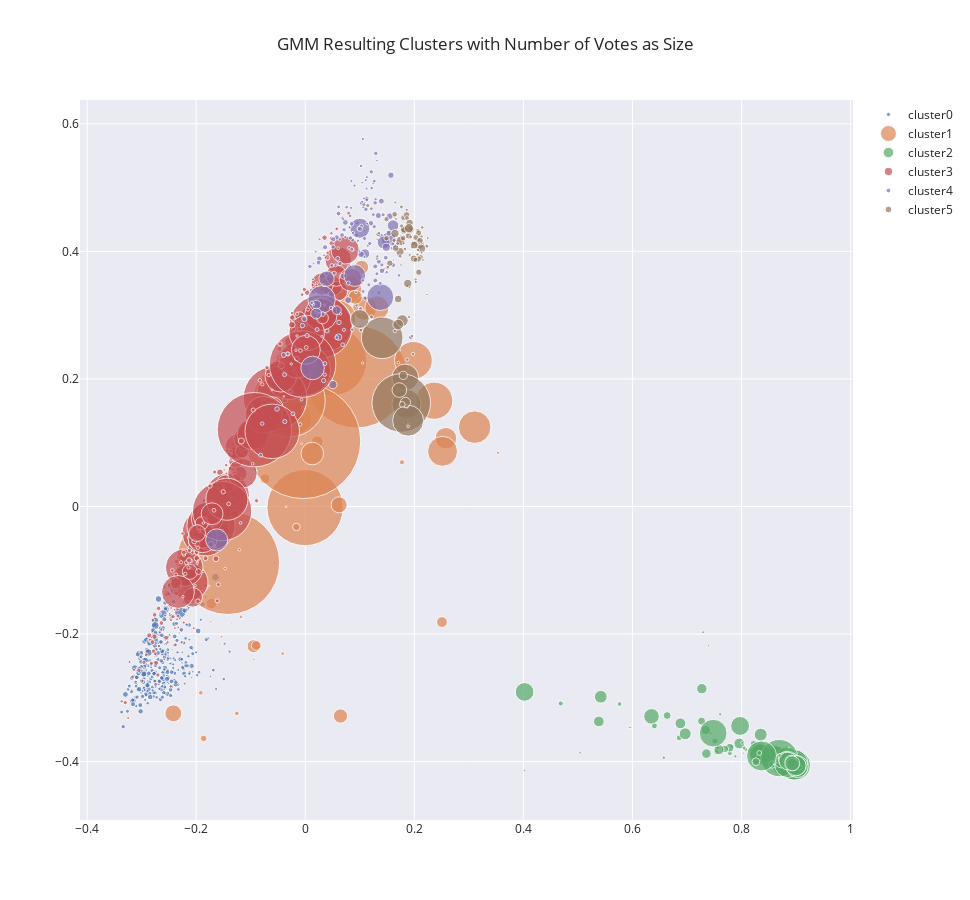

Source (notebook cell):
### Code cell
# TODO: Fix title and ledgent and add explaination
fig = scatter_with_size(gmm_graph, 'GMM')
py.iplot(fig)

### Figure 1 — Plotly figure (JSON) as saved in the notebook; plotly's stock layout.template omitted (floating-point values rounded to 4 significant figures; data arrays with more than 128 entries replaced by an {"elided": "..."} marker saying what was removed)
{"data": [{"hoverinfo": "text", "marker": {"size": {"elided": "347 float values"}}, "mode": "markers", "name": "cluster0", "text": {"elided": "347 str values"}, "type": "scatter", "x": {"elided": "347 float values"}, "y": {"elided": "347 float values"}}, {"hoverinfo": "text", "marker": {"size": [2.514, 2.793, 24.21, 68.79, 13.13, 12.28, 2.993, 10.67, 2.877, 2.8, 16.91, 9.745, 5.02, 76.29, 14.19, 14.37, 2.298, 2.577, 29.16, 10.22, 2.2, 5.352, 2.03, 14.13, 102.6, 16.05, 2.506, 3.709, 11.77, 6.63, 1.811, 31.33, 37.21, 3.779, 2.561, 23.26, 1.778, 114.9, 4.858, 21.61, 9.233, 2.04, 0.9165, 29.96, 3.606, 1.625, 7.558, 5.204, 3.742, 32.57, 1.97, 14.33, 3.376, 22.6, 10.89, 72.7, 2.349, 24.26, 4.712, 11.87, 34.08, 4.707, 37.76, 3.572, 103.6]}, "mode": "markers", "name": "cluster1", "text": ["Avshalom", "Adamit", "Ofaqim", "Ashdod", "Beit Jann", "Bene Ayish", "Bezet", "Julis", "Ge'ule Teman", "Gevulot", "Daliyat Al-Karmel", "Hurfeish", "Hinnanit", "Haifa", "Hazor HaGelilit", "Harish", "Hermesh", "Harashim", "Tiberias", "Yanuh-Jat", "Yahel", "Yinnon", "Yafit", "Yeroham", "Jerusalem", "Yirka", "Kissufim", "Kelil", "Kisra-Sumei", "Kafar Kama", "Kerem Shalom", "Karmi'el", "Lod", "Luzit", "Majdal Shams", "Migdal HaEmeq", "Mas'ade", null, "Ma'ale Efrayim", "Ma'alot-Tarshiha", "Mizpe Ramon", "Mattat", "Newe Zohar", "Nazerat Illit", "Nofekh", "Nizzana (Qehilat Hinuh)", "Sajur", "Ghajar", "Ein Al-Asad", "Akko", "Amuqqa", "Isifya", "Arab Al Naim", "Arad", "Peqi'in (Buqei'a)", "Petah Tiqwa", "Ziv'on", "Zefat", "Zor'a", "Qazrin", "Qiryat Gat", "Reihaniyye", "Ramla", "Shani", "Tel Aviv - Yafo"], "type": "scatter", "x": [-0.00156, -0.0559, 0.1088, 0.04986, -0.09474, 0.04845, -0.1654, -0.1721, 0.1343, -0.1537, -0.242, -0.08982, 0.151, -0.0004261, 0.1032, 0.02923, 0.008591, -0.09449, 0.07716, -0.07412, -0.2166, 0.1017, 0.04995, 0.09177, 0.09352, 0.06217, -0.1733, -0.04145, 0.02203, -0.1865, 0.01752, -0.01712, 0.2365, 0.01063, -0.2313, 0.06208, -0.1663, -0.003588, 0.06416, 0.2579, 0.04111, -0.101, 0.005569, 0.2518, -0.05342, -0.03496, -0.0163, 0.1774, -0.118, 0.3107, -0.2046, 0.0646, 0.3534, 0.01289, 0.2507, -0.03005, -0.1567, 0.1313, -0.1915, 0.01072, 0.06128, -0.1255, 0.1984, -0.003491, -0.1419], "y": [0.09991, -0.08842, 0.311, 0.2278, -0.219, 0.2576, -0.06621, -0.1522, 0.2447, -0.2042, -0.3243, -0.2179, 0.3748, -0.001662, 0.3749, 0.2014, 0.251, -0.2399, 0.3401, 0.0434, -0.1714, 0.3085, 0.366, 0.3281, 0.2034, 0.002619, -0.1808, -0.2305, 0.1015, -0.3636, 0.08426, 0.139, 0.1658, 0.2368, -0.1983, 0.2908, -0.1873, 0.1024, 0.3393, 0.107, 0.1983, -0.1741, 0.1575, 0.0865, 0.2, -0.0003952, -0.03211, 0.0693, -0.1729, 0.1244, -0.1936, -0.3285, 0.08415, 0.08299, -0.1812, 0.1659, -0.2157, 0.3115, -0.2921, 0.215, 0.296, -0.3244, 0.2291, 0.1545, -0.08815]}, {"hoverinfo": "text", "marker": {"size": [4.879, 10.43, 15.61, 1.281, 7.31, 3.655, 7.808, 9.319, 4.8, 6.815, 30.02, 4.817, 6.806, 4.534, 16.19, 5.963, 2.04, 2.289, 15.79, 9.024, 21.8, 13.15, 11.97, 6.079, 13.37, 10.84, 13.36, 20.06, 14.25, 2.905, 14.06, 7.815, 13.56, 14.03, 3.418, 16.59, 15.31, 3.092, 4.118, 4.821, 4.299, 11.38, 10.7, 3.305, 3.677, 12.91, 5.119, 9.629, 15.57, 28.37, 5.303, 22.99, 27.1, 5.378, 18.66, 16.32, 9.235, 2.577, 5.15, 14.42, 9.411, 8.476, 14.92, 20.43, 18.93, 6.867, 21.15, 19.25, 12.32, 17.83, 18.66, 7.894, 9.462, 5.803, 3.15, 4.87, 13.3, 8.558, 15.58, 12.31, 6.465, 2.615, 15.53, 5.936, 2.661, 37.34, 1.833, 7.316, 26.18, 3.329, 7.542, 3.995, 7.164, 2.638, 1.114, 10.81, 11.49, 2.341, 16.26, 6.181, 3.863, 21.97, 4.686, 19.1, 14.3, 14.45, 8.01, 5.448, 4.147, 3.924, 2.173, 20.43, 5.943, 12.75, 2.706, 3.382, 30.03, 4.833, 5.103, 17.62, 10.08, 11.62, 7.754, 12.33, 27.71, 14.93, 1.386, 2.871]}, "mode": "markers", "name": "cluster2", "text": ["Abu Juway'ad", "Abu Ghosh", "Abu Sinan", "Abu 'Abdun", "Abu Kuraynat", "Abu Qureinat", "Abu Rubay'a", "Abu Rukayyek", "Abu Tulul", "Ibtin", "Umm al-Fahm", "Umm Al-Qutuf", "Umm Batin", "Atrash", "Iksal", "Al Sayyid", "Al-Aryan", "Asad", "I'billin", "A'sam", "Baqa Al-Gharbiyye", "Bu'eine-Nujeidat", "Bir El-Maksur", "Bir Hadage", "Basma", "Basmat Tab'un", "Bi'ne", "Judeide-Maker", "Jaljulye", "Janabib", "Jisr Az-Zarqa", "Jish(Gush Halav)", "Jatt", "Daburiyya", "Dahi", "Deir Al-Asad", "Deir Hanna", "Demeide", "Derig'at", "Al-Hawashila", "Al-Huzayyil", "Zemer", "Zarzir", "Khawaled", "Hussniyya", "Hura", "Hamam", "Tuba-Zangariyye", "Tur'an", "Tayibe", "Tayibe(Baemeq)", "Tire", "Tamra", "Tamra (Yizre'el)", "Yafi", "Kabul", "Kaokab Abu Al-Hija", "Kochlea", "Kamane", "Kuseife", "Ka'abiyye-Tabbash-Hajajre", "Kafar Bara", "Kafar Yasif", "Kafar Kanna", "Kafar Manda", "Kafar Misr", "Kafar Qasem", "Kafar Qara", "Laqye", "Majd al-Kurum", "Mughar", "Muqeible", "Mazra'a", "Meiser", "Makchul", "Manshiyyet Zabda", "Mas'udin al 'Azazma", "Mi'elya", "Ma'ale Iron", "Meshhed", "Na'ura", "Newe Shalom", "Nahef", "Nein", "An-Nasasira", "Nazareth", "Sawa'id(Hamriyye)", "Sulam", "Sakhnin", "Sayyid", "Sallama", "Sa'Wa", "Uzeir", "Al-'Ukbi", "Al-'Atawina", "Eilabun", "Ilut", "Ein Hod", "Ein Mahel", "Ein Naqquba", "Ein Rafa", "Arrabe", "Aramsha", "Ar'ara", "Ar'ara-BaNegev", "Fureidis", "Fassuta", "Sandala", "Kabbu'a", "Kudayrat as-Sani'", "Kawa'in", "Qalansawe", "Qasr A-Sir", "Rame", "Ras Al-Ein", "Ras Ali", "Rahat", "Rummane", "Rumat Heib", "Reine", "Shibli-Umm Al-Ghanam", "Segev-Shalom", "Sheikh Dannun", "Sha'ab", "Shefar'am", "Tel Sheva", "Tarabin as-Sani'", "Tarabin As-Sani"], "type": "scatter", "x": [0.8555, 0.7273, 0.635, 0.913, 0.8592, 0.6576, 0.8661, 0.8957, 0.8982, 0.8756, 0.8993, 0.8801, 0.8934, 0.8447, 0.8943, 0.6858, 0.906, 0.8042, 0.8268, 0.8967, 0.8917, 0.84, 0.6969, 0.9034, 0.885, 0.7961, 0.8881, 0.894, 0.8649, 0.7433, 0.8821, 0.6638, 0.8909, 0.8973, 0.8709, 0.8584, 0.8846, 0.7888, 0.8078, 0.834, 0.7827, 0.8945, 0.5385, 0.8427, 0.8185, 0.8353, 0.7542, 0.7357, 0.8697, 0.8961, 0.8513, 0.8766, 0.897, 0.869, 0.8643, 0.9046, 0.9052, 0.4023, 0.872, 0.85, 0.7344, 0.8963, 0.8333, 0.8627, 0.7975, 0.8224, 0.8341, 0.883, 0.8858, 0.9013, 0.4022, 0.8947, 0.8934, 0.8925, 0.8016, 0.7787, 0.8981, 0.7783, 0.8997, 0.894, 0.8315, 0.5956, 0.8909, 0.6404, 0.8946, 0.8694, 0.7541, 0.8566, 0.8848, 0.7609, 0.7696, 0.8048, 0.8709, 0.8792, 0.8872, 0.6881, 0.8973, 0.903, 0.8937, 0.7513, 0.7562, 0.9024, 0.5764, 0.9008, 0.873, 0.8808, 0.7268, 0.9068, 0.8706, 0.86, 0.7396, 0.8999, 0.8809, 0.542, 0.5042, 0.8898, 0.8369, 0.8326, 0.4685, 0.8848, 0.7588, 0.8907, 0.8265, 0.8939, 0.7482, 0.8931, 0.7828, 0.7299], "y": [-0.3914, -0.2856, -0.3291, -0.4121, -0.399, -0.3939, -0.3966, -0.4052, -0.4063, -0.3993, -0.4056, -0.3959, -0.4014, -0.3989, -0.4029, -0.3626, -0.4063, -0.3868, -0.384, -0.4047, -0.4044, -0.3955, -0.3564, -0.4071, -0.4036, -0.3716, -0.4005, -0.4028, -0.4003, -0.356, -0.3984, -0.3277, -0.4043, -0.4065, -0.3939, -0.3853, -0.3981, -0.3918, -0.3808, -0.4028, -0.3759, -0.4047, -0.337, -0.398, -0.3878, -0.3576, -0.3851, -0.3874, -0.3889, -0.4068, -0.3902, -0.4045, -0.4021, -0.4052, -0.3898, -0.4071, -0.41, -0.414, -0.3954, -0.3978, -0.3504, -0.4069, -0.3806, -0.391, -0.344, -0.3722, -0.3883, -0.3916, -0.4033, -0.4056, -0.2907, -0.4063, -0.4052, -0.4012, -0.3705, -0.3869, -0.4076, -0.3781, -0.4055, -0.4016, -0.3945, -0.3462, -0.4009, -0.3439, -0.4094, -0.3945, -0.3889, -0.4046, -0.4044, -0.3257, -0.3801, -0.3785, -0.3992, -0.4037, -0.3778, -0.3399, -0.4031, -0.4123, -0.4001, -0.3678, -0.3782, -0.4078, -0.3096, -0.4063, -0.3985, -0.3959, -0.3364, -0.4091, -0.3906, -0.4016, -0.2178, -0.4063, -0.3985, -0.2983, -0.3861, -0.3944, -0.391, -0.3864, -0.3088, -0.3989, -0.3813, -0.3993, -0.4002, -0.4045, -0.3554, -0.4028, -0.4042, -0.197]}, {"hoverinfo": "text", "marker": {"size": {"elided": "374 float values"}}, "mode": "markers", "name": "cluster3", "text": {"elided": "374 str values"}, "type": "scatter", "x": {"elided": "374 float values"}, "y": {"elided": "374 float values"}}, {"hoverinfo": "text", "marker": {"size": {"elided": "197 float values"}}, "mode": "markers", "name": "cluster4", "text": {"elided": "197 str values"}, "type": "scatter", "x": {"elided": "197 float values"}, "y": {"elided": "197 float values"}}, {"hoverinfo": "text", "marker": {"size": [5.611, 5.94, 2.713, 6.406, 4.205, 3.347, 5.352, 8.117, 26.76, 6.803, 9.165, 3.359, 10.38, 5.25, 3.888, 3.268, 1.149, 3.15, 41.63, 29.22, 58.57, 4.308, 3.262, 5.378, 3.975, 5.095, 18.83, 3.831, 7.71, 5.25, 4.123, 3.237, 1.939, 4.984, 3.382, 8.302, 8.433, 2.85, 8.364, 3.406, 6.416, 6.331, 11.89, 2.315, 10.66, 2.4, 4.21, 2.919, 2.939, 6.347, 31.0, 5.524, 3.447, 2.933, 3.682, 5.47, 3.341, 3.181, 6.465, 2.661, 6.788, 2.236, 3.811, 4.812, 3.323, 6.815, 7.43, 3.175, 2.953, 4.099, 3.013, 4.591, 3.072, 7.558, 3.079, 8.144, 7.365, 1.625, 8.146, 4.142, 3.72, 6.109, 2.646, 5.807, 9.132, 2.706, 10.15, 3.805, 3.521, 4.069, 6.4, 3.329, 14.64, 3.693, 3.527, 3.341, 2.973, 7.925, 2.126, 5.052, 3.187, 3.175, 5.903]}, "mode": "markers", "name": "cluster5", "text": ["Even Shemu'el", "Avne Hefez", "Or HaGanuz", "Ahi'ezer", "Itamar", "Alumma", "Elon More", "Allon Shevut", "El'ad", "El'azar", "Elqana", "Asfar", "Bet El", "Bet Horon", "Bet Hilqiyya", "Bet Me'ir", "Bet Zevi", "Bet Rabban", "Bet Shemesh", "Betar Illit", "Bene Beraq", "Bne Dkalim", "Bne Netsarim", "Bene Re'em", "Brukhin", "Berekhya", "Giv'at Ze'ev", "Ganne Tal", "Ganne Modi'in", "Dolev", "HaZore'im", "Haggay", "Hemdat", "Haspin", "Hafez Hayyim", "Hashmona'im", "Talmon", "Tefahot", "Yad Binyamin", "Yesodot", "Yaqir", "Kokhav HaShahar", "Kokhav Ya'aqov", "Kefar Gid'on", "Kefar Habad", "Kerem Yavne(Yeshiva)", "Karme Zur", "Karme Katif", "Karmel", "Mevo Horon", "Modi'in Illit", "Moreshet", "Meron", "Ma'on", "Ma'ale Levona", "Ma'ale Mikhmas", "Ma'ale Amos", "Mezadot Yehuda", "Mizpe Yeriho", "Merhav Am", "Merkaz Shappira", "Maskiyyot", "Mattityahu", "Neve Tsuf", "Nave", "Newe Daniyyel", "Nof Ayyalon", "Nahali'el", "Neta", "Nizzan B", "Nezer Hazzani", "Suseya", "Sansana", "Ofra", "Ateret", "Eli", "Ale Zahav", "Ammihay", "Immanu'el", "Enav", "Otni'el", "Pedu'el", "Pene Hever", "Pesagot", "Qedumim", "Qomemiyyut", "Qiryat Ye'arim", "Qiryat Netafim", "Qeshet", "Rosh Zurim", "Revava", "Rehelim", "Rekhasim", "Ramat Magshimim", "Shadmot Mehola", "Shomeriyya", "Shoqeda", "Shilo", "Shlomit", "Sha'alvim", "Tushiyya", "Tirosh", "Tifrah"], "type": "scatter", "x": [0.1639, 0.1805, 0.1708, 0.1551, 0.2062, 0.1864, 0.2117, 0.1737, 0.1834, 0.1807, 0.1747, 0.1978, 0.2089, 0.149, 0.185, 0.1322, 0.1745, 0.1889, 0.1411, 0.1857, 0.1761, 0.212, 0.2024, 0.149, 0.2229, 0.1341, 0.1, 0.1693, 0.1704, 0.1955, 0.1629, 0.2087, 0.1909, 0.199, 0.1823, 0.1645, 0.2131, 0.1651, 0.1879, 0.1895, 0.1859, 0.2073, 0.1779, 0.1052, 0.1704, 0.2233, 0.2065, 0.2246, 0.209, 0.2082, 0.1886, 0.1797, 0.1643, 0.2133, 0.1963, 0.1846, 0.187, 0.2057, 0.1894, 0.1757, 0.1657, 0.1618, 0.186, 0.1866, 0.196, 0.1805, 0.1992, 0.1904, 0.2157, 0.1146, 0.1805, 0.2071, 0.1915, 0.1913, 0.2094, 0.1908, 0.1816, 0.1795, 0.1797, 0.1766, 0.1932, 0.2079, 0.191, 0.2028, 0.1901, 0.1887, 0.1836, 0.1763, 0.2064, 0.1739, 0.2105, 0.2135, 0.1725, 0.1827, 0.2144, 0.2027, 0.1663, 0.1997, 0.2095, 0.2021, 0.1861, 0.1353, 0.1777], "y": [0.4582, 0.4529, 0.2256, 0.3814, 0.3871, 0.1968, 0.3908, 0.3997, 0.2024, 0.4318, 0.4164, 0.2391, 0.4113, 0.4505, 0.1316, 0.3922, 0.2451, 0.427, 0.2645, 0.1606, 0.1624, 0.4125, 0.3558, 0.4206, 0.4082, 0.4271, 0.294, 0.4121, 0.3254, 0.4344, 0.4172, 0.4259, 0.4581, 0.4128, 0.43, 0.4281, 0.4045, 0.4766, 0.3497, 0.1287, 0.4573, 0.3881, 0.2914, 0.225, 0.2853, 0.3324, 0.4327, 0.421, 0.4175, 0.3674, 0.1346, 0.4207, 0.2752, 0.3979, 0.4064, 0.4365, 0.2303, 0.3951, 0.4244, 0.3787, 0.4052, 0.3863, 0.1572, 0.4521, 0.2673, 0.4346, 0.3886, 0.2971, 0.3865, 0.4719, 0.4126, 0.4189, 0.3944, 0.4445, 0.4238, 0.4342, 0.4341, 0.3909, 0.2056, 0.4398, 0.4227, 0.4289, 0.3432, 0.4218, 0.4364, 0.1255, 0.1633, 0.4698, 0.4022, 0.3927, 0.4172, 0.4234, 0.1826, 0.4036, 0.4376, 0.3521, 0.4508, 0.4098, 0.4127, 0.387, 0.4652, 0.4287, 0.1601]}], "layout": {"height": 900, "hovermode": "closest", "title": {"text": "GMM Resulting Clusters with Number of Votes as Size"}, "width": 970, "xaxis": {"autorange": true, "showgrid": true, "showline": false, "showticklabels": true, "ticks": "", "zeroline": false}, "yaxis": {"autorange": true, "showgrid": true, "showline": false, "showticklabels": true, "ticks": "", "zeroline": false}}}
